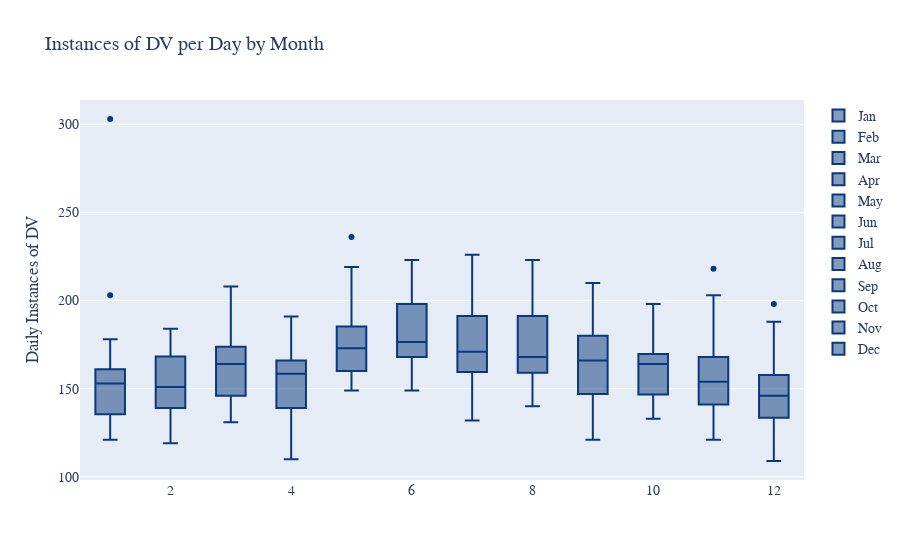

This figure's notebook cell:
### Code cell
# boxplots per month
# trend line of mean and std per month



fig = go.Figure()
for i in range(1,13):
    date_object = datetime.strptime(str(i),'%m')
    mname = date_object.strftime('%b') 


    fig.add_trace(go.Box(
        y=days_per_month[i].values,
        x=[i]*len(days_per_month[i]),
        name=mname,
        marker_color='rgb(9,56,125)'
    ))

fig.update_layout(
    yaxis_title='Daily Instances of DV',
    title_text='Instances of DV per Day by Month',
    font_family="Garamond",
    font_size=14,
)

fig.show()
fig.write_image('../Visuals/Updated/DV_Monthly_by_Day.png', engine="kaleido")

### Figure 1 — Plotly figure (JSON) as saved in the notebook; plotly's stock layout.template omitted (floating-point values rounded to 4 significant figures)
{"data": [{"marker": {"color": "rgb(9,56,125)"}, "name": "Jan", "type": "box", "x": [1, 1, 1, 1, 1, 1, 1, 1, 1, 1, 1, 1, 1, 1, 1, 1, 1, 1, 1, 1, 1, 1, 1, 1, 1, 1, 1, 1, 1, 1, 1], "y": [303, 203, 178, 176, 169, 162, 161, 161, 161, 159, 157, 156, 155, 155, 155, 153, 151, 149, 148, 147, 147, 145, 137, 135, 135, 134, 130, 129, 127, 126, 121]}, {"marker": {"color": "rgb(9,56,125)"}, "name": "Feb", "type": "box", "x": [2, 2, 2, 2, 2, 2, 2, 2, 2, 2, 2, 2, 2, 2, 2, 2, 2, 2, 2, 2, 2, 2, 2, 2, 2, 2, 2, 2, 2], "y": [184, 179, 177, 172, 172, 170, 169, 168, 163, 162, 161, 153, 152, 152, 151, 151, 151, 150, 147, 143, 140, 139, 139, 137, 131, 131, 130, 128, 119]}, {"marker": {"color": "rgb(9,56,125)"}, "name": "Mar", "type": "box", "x": [3, 3, 3, 3, 3, 3, 3, 3, 3, 3, 3, 3, 3, 3, 3, 3, 3, 3, 3, 3, 3, 3, 3, 3, 3, 3, 3, 3, 3, 3, 3], "y": [208, 199, 196, 185, 178, 177, 175, 174, 173, 168, 168, 167, 167, 167, 165, 164, 162, 155, 153, 153, 150, 150, 146, 146, 145, 142, 142, 139, 138, 132, 131]}, {"marker": {"color": "rgb(9,56,125)"}, "name": "Apr", "type": "box", "x": [4, 4, 4, 4, 4, 4, 4, 4, 4, 4, 4, 4, 4, 4, 4, 4, 4, 4, 4, 4, 4, 4, 4, 4, 4, 4, 4, 4, 4, 4], "y": [191, 187, 174, 173, 172, 170, 169, 166, 165, 164, 163, 162, 160, 159, 159, 158, 155, 155, 150, 145, 144, 139, 139, 138, 134, 128, 124, 117, 112, 110]}, {"marker": {"color": "rgb(9,56,125)"}, "name": "May", "type": "box", "x": [5, 5, 5, 5, 5, 5, 5, 5, 5, 5, 5, 5, 5, 5, 5, 5, 5, 5, 5, 5, 5, 5, 5, 5, 5, 5, 5, 5, 5, 5, 5], "y": [236, 219, 217, 208, 201, 194, 188, 186, 183, 181, 180, 179, 177, 177, 176, 173, 168, 166, 165, 162, 162, 160, 160, 160, 157, 156, 155, 155, 154, 152, 149]}, {"marker": {"color": "rgb(9,56,125)"}, "name": "Jun", "type": "box", "x": [6, 6, 6, 6, 6, 6, 6, 6, 6, 6, 6, 6, 6, 6, 6, 6, 6, 6, 6, 6, 6, 6, 6, 6, 6, 6, 6, 6, 6, 6], "y": [223, 221, 214, 210, 202, 200, 199, 198, 194, 190, 187, 186, 181, 179, 178, 175, 174, 174, 172, 170, 170, 169, 168, 164, 161, 160, 160, 157, 154, 149]}, {"marker": {"color": "rgb(9,56,125)"}, "name": "Jul", "type": "box", "x": [7, 7, 7, 7, 7, 7, 7, 7, 7, 7, 7, 7, 7, 7, 7, 7, 7, 7, 7, 7, 7, 7, 7, 7, 7, 7, 7, 7, 7, 7, 7], "y": [226, 223, 215, 205, 205, 194, 193, 192, 189, 189, 187, 181, 181, 179, 178, 171, 171, 167, 167, 164, 163, 162, 161, 159, 158, 157, 156, 150, 148, 147, 132]}, {"marker": {"color": "rgb(9,56,125)"}, "name": "Aug", "type": "box", "x": [8, 8, 8, 8, 8, 8, 8, 8, 8, 8, 8, 8, 8, 8, 8, 8, 8, 8, 8, 8, 8, 8, 8, 8, 8, 8, 8, 8, 8, 8, 8], "y": [223, 220, 211, 202, 200, 196, 192, 192, 189, 188, 180, 177, 174, 174, 172, 168, 168, 168, 166, 165, 163, 161, 159, 159, 158, 155, 153, 149, 146, 144, 140]}, {"marker": {"color": "rgb(9,56,125)"}, "name": "Sep", "type": "box", "x": [9, 9, 9, 9, 9, 9, 9, 9, 9, 9, 9, 9, 9, 9, 9, 9, 9, 9, 9, 9, 9, 9, 9, 9, 9, 9, 9, 9, 9, 9], "y": [210, 204, 199, 196, 195, 192, 181, 180, 179, 176, 175, 172, 169, 167, 167, 165, 162, 162, 161, 159, 158, 152, 147, 145, 144, 143, 138, 127, 124, 121]}, {"marker": {"color": "rgb(9,56,125)"}, "name": "Oct", "type": "box", "x": [10, 10, 10, 10, 10, 10, 10, 10, 10, 10, 10, 10, 10, 10, 10, 10, 10, 10, 10, 10, 10, 10, 10, 10, 10, 10, 10, 10, 10, 10, 10], "y": [198, 189, 187, 187, 183, 183, 174, 170, 169, 167, 167, 166, 165, 164, 164, 164, 161, 159, 159, 155, 152, 152, 149, 146, 144, 142, 141, 140, 135, 133, 133]}, {"marker": {"color": "rgb(9,56,125)"}, "name": "Nov", "type": "box", "x": [11, 11, 11, 11, 11, 11, 11, 11, 11, 11, 11, 11, 11, 11, 11, 11, 11, 11, 11, 11, 11, 11, 11, 11, 11, 11, 11, 11, 11, 11], "y": [218, 203, 186, 183, 179, 177, 171, 168, 168, 167, 163, 162, 158, 158, 154, 154, 153, 153, 147, 146, 145, 144, 141, 134, 134, 132, 128, 125, 124, 121]}, {"marker": {"color": "rgb(9,56,125)"}, "name": "Dec", "type": "box", "x": [12, 12, 12, 12, 12, 12, 12, 12, 12, 12, 12, 12, 12, 12, 12, 12, 12, 12, 12, 12, 12, 12, 12, 12, 12, 12, 12, 12, 12, 12, 12], "y": [198, 188, 181, 174, 165, 158, 158, 158, 157, 157, 155, 155, 154, 152, 150, 146, 146, 143, 142, 140, 138, 138, 138, 132, 129, 128, 126, 126, 125, 121, 109]}], "layout": {"font": {"family": "Garamond", "size": 14}, "title": {"text": "Instances of DV per Day by Month"}, "yaxis": {"title": {"text": "Daily Instances of DV"}}}}
